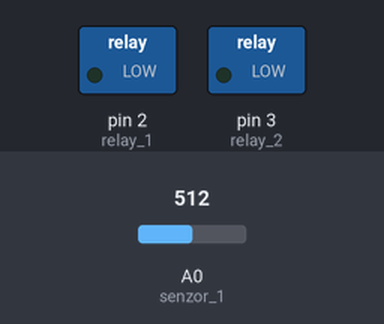
Simulated run of this sketch. Board: Arduino Uno, built with avr-gcc and run on an emulated ATmega328P. Shown: switched loads named in the sketch (green lamp = pin HIGH). Dashed ring = blinking. Inputs (shaded band) come from the test bench; at power-on: A0 (senzor_1) = 512. What the sketch prints to the serial monitor is not drawn.

Above: at 2.8 s.
2.9 s: A0 (senzor_1) set to 219
6.4 s: A0 (senzor_1) set to 194
At 8.8 s:
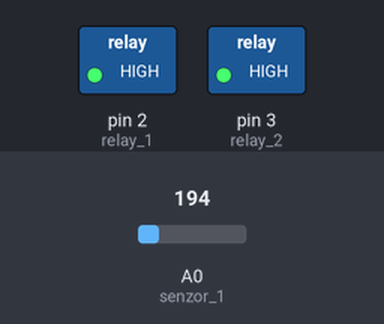
9.5 s: A0 (senzor_1) set to 306
At 11.8 s:
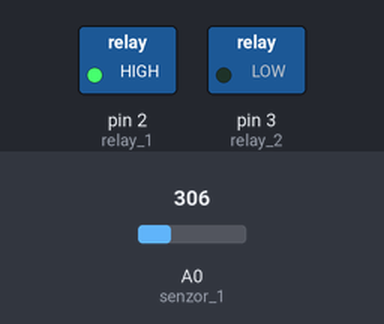
15.5 s: A0 (senzor_1) set to 122
At 17.3 s:
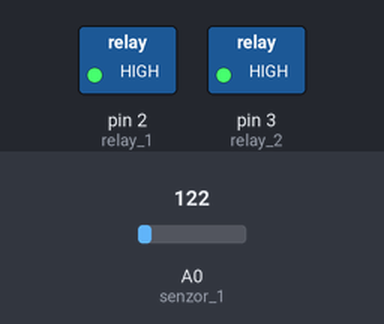
Timing chart, 0 to 18.8 s (numbered marks = the images above; inputs shaded):
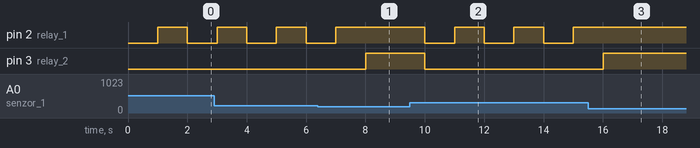

The sketch:

zavlazovani.ino
```cpp
#include <Wire.h>
#include <LiquidCrystal_I2C.h>

const int senzor_1 = A0;
const int relay_1 = 2;
const int relay_2 = 3;

void setup() {
  pinMode(senzor_1, INPUT);
  pinMode(relay_1, OUTPUT);
  pinMode(relay_2, OUTPUT);
  Serial.begin(9600);
}

void loop() {
  int senzor_1_data = analogRead(senzor_1);
  int moisture_percentage_1 = map(senzor_1_data, 0, 1023, 100, 0);

  Serial.print("Moisture1: ");
  Serial.print(moisture_percentage_1);
  Serial.println("%");
  Serial.print(senzor_1_data);

  if (moisture_percentage_1 < 81)
  {
    digitalWrite(relay_1, LOW);
    digitalWrite(relay_2, LOW);
  }
  else if (moisture_percentage_1 >= 81)
  {
    digitalWrite(relay_1, HIGH);
    digitalWrite(relay_2, HIGH);
  }

  delay(1000);
  digitalWrite(relay_1, HIGH);
  delay(1000);
}
```

Measured:
- the behaviour switches between 205 and 204 on A0 (senzor_1) (found by bisection; images 0 and 1)
- after the input at 6.4 s, pin 2 (relay_1): goes on until 7.0 s, then stays HIGH; pin 3 (relay_2): LOW → HIGH after 1.6 s
- after the input at 9.5 s, pin 2 (relay_1): alternates HIGH for 1.0 s and LOW for 1.0 s, starting after 0.50 s; pin 3 (relay_2): HIGH → LOW after 0.50 s
- after the input at 15.5 s, pin 2 (relay_1): stops changing and stays HIGH; pin 3 (relay_2): LOW → HIGH after 0.51 s
- by itself, pin 2 (relay_1): alternates HIGH for 1.0 s and LOW for 1.0 s
